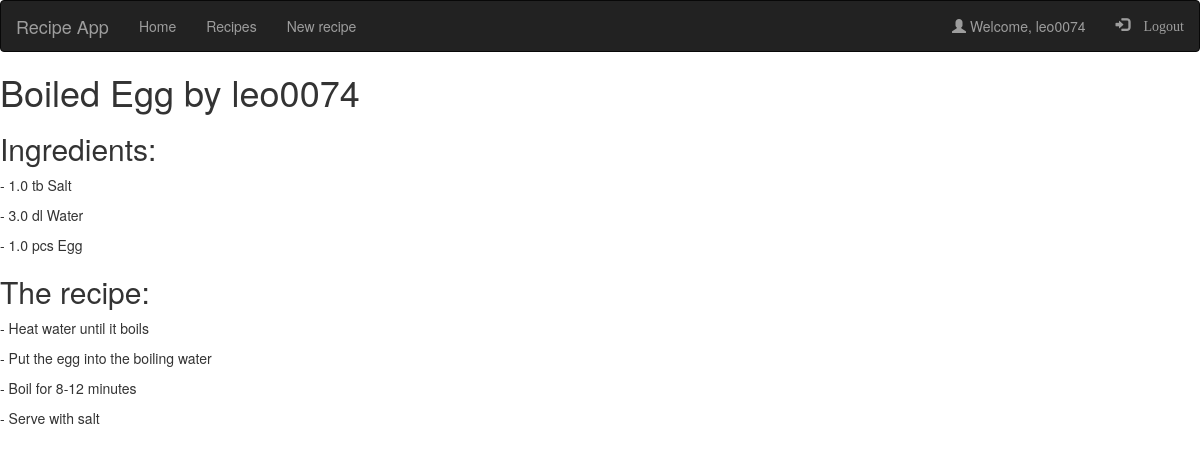
The page /RecipeApp/recipes?id=5 (signed in) on the database its author committed.
### RecipeApp/models.py (models this page shows)
class Recipe(models.Model):
	owner = models.ForeignKey(User, on_delete=models.CASCADE)
	name = models.TextField()
	recipe_text = models.TextField()
	created_date = models.DateTimeField()

class Ingredient(models.Model):
	recipe = models.ForeignKey(Recipe, on_delete=models.CASCADE)
	name = models.TextField()
	quantity = models.FloatField()
	unit = models.TextField()

### RecipeApp/views/recipes_view.py (the view, shortened to what this page needs)
# urls.py: path('recipes', recipes_view.recipes, name='recipes'),
def recipes(request):
	id = request.GET.get('id')
	if id is not None:
		recipe = Recipe.objects.filter(id = id)[0]
		lines = recipe.recipe_text.split('\n')
		ingredients = Ingredient.objects.filter(recipe = recipe)
		return render(request, 'RecipeApp/recipe.html', {'recipe' : recipe, 'lines' : lines, 'ingredients' : ingredients})

### RecipeApp/templates/RecipeApp/recipe.html
{% include 'RecipeApp/header.html' %}
<div>
<h1>{{ recipe.name }} by {{ recipe.owner.username}}</h1>
<h2>Ingredients:</h2>
{% for ingredient in ingredients %}
<p>- {{ ingredient.quantity }} {{ ingredient.unit }} {{ ingredient.name }} </p>
{% endfor %}
<h2>The recipe:</h2>
{% for line in lines %}
<p>{{ line }}</p>
{% endfor %}
</div>

### RecipeApp/templates/RecipeApp/header.html (shortened to what this page needs)
<head>
</head>
{% load i18n %}
{% load staticfiles %}
<link rel="stylesheet" href="https://maxcdn.bootstrapcdn.com/bootstrap/3.3.7/css/bootstrap.min.css">
<nav class="navbar navbar-inverse">
<div class="container-fluid">
<div class="navbar-header">
<a class="navbar-brand" href="#">Recipe App</a>
</div>
<ul class="nav navbar-nav">
<li><a href="#">Home</a></li>
<li><a href='{% url "recipes" %}'><span>{% trans "Recipes" %}</span></a></li>
<li><a href='{% url "new_recipe" %}'><span>{% trans "New recipe" %}</span></a></li>
</ul>
<ul class="nav navbar-nav navbar-right">
{% if user.is_authenticated %}
<li><a><span class="glyphicon glyphicon-user"></span> Welcome, {{user.username}}</a></li>
<li><a href='{% url "logout" %}'><span class="glyphicon glyphicon-log-in"> {% trans "Logout" %}</span></a></li>
{% else %}
<li><a href='{% url "register" %}'><span class="glyphicon glyphicon-user"></span> Sign Up</a></li>
<li><a href='{% url "login" %}'><span class="glyphicon glyphicon-log-in"> {% trans "Login" %}</span></a></li>
{% endif %}
</ul>
</div>
</nav>

### rows shown on the page
Recipe: name "Boiled Egg", owner.username "leo0074"
Ingredient: quantity "1.0", unit "tb", name "Salt"
Ingredient: quantity "3.0", unit "dl", name "Water"
Ingredient: quantity "1.0", unit "pcs", name "Egg"

### other values the page prints
{{ user.username }} "leo0074"
{{ line }} "- Heat water until it boils" "- Put the egg into the boiling water" "- Boil for 8-12 minutes" "- Serve with salt"
